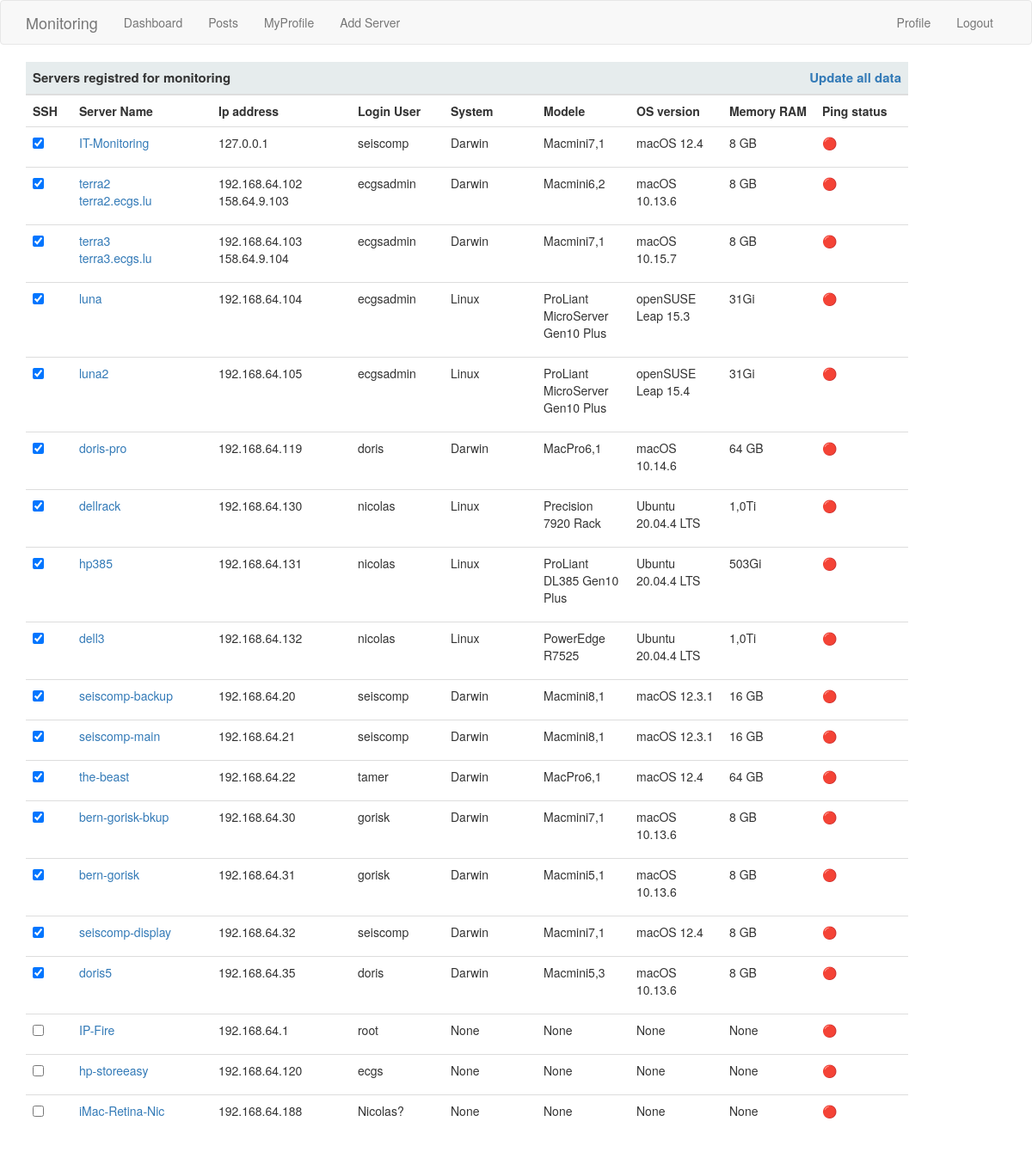
Page /dashboard (signed in) on the earlier database version.
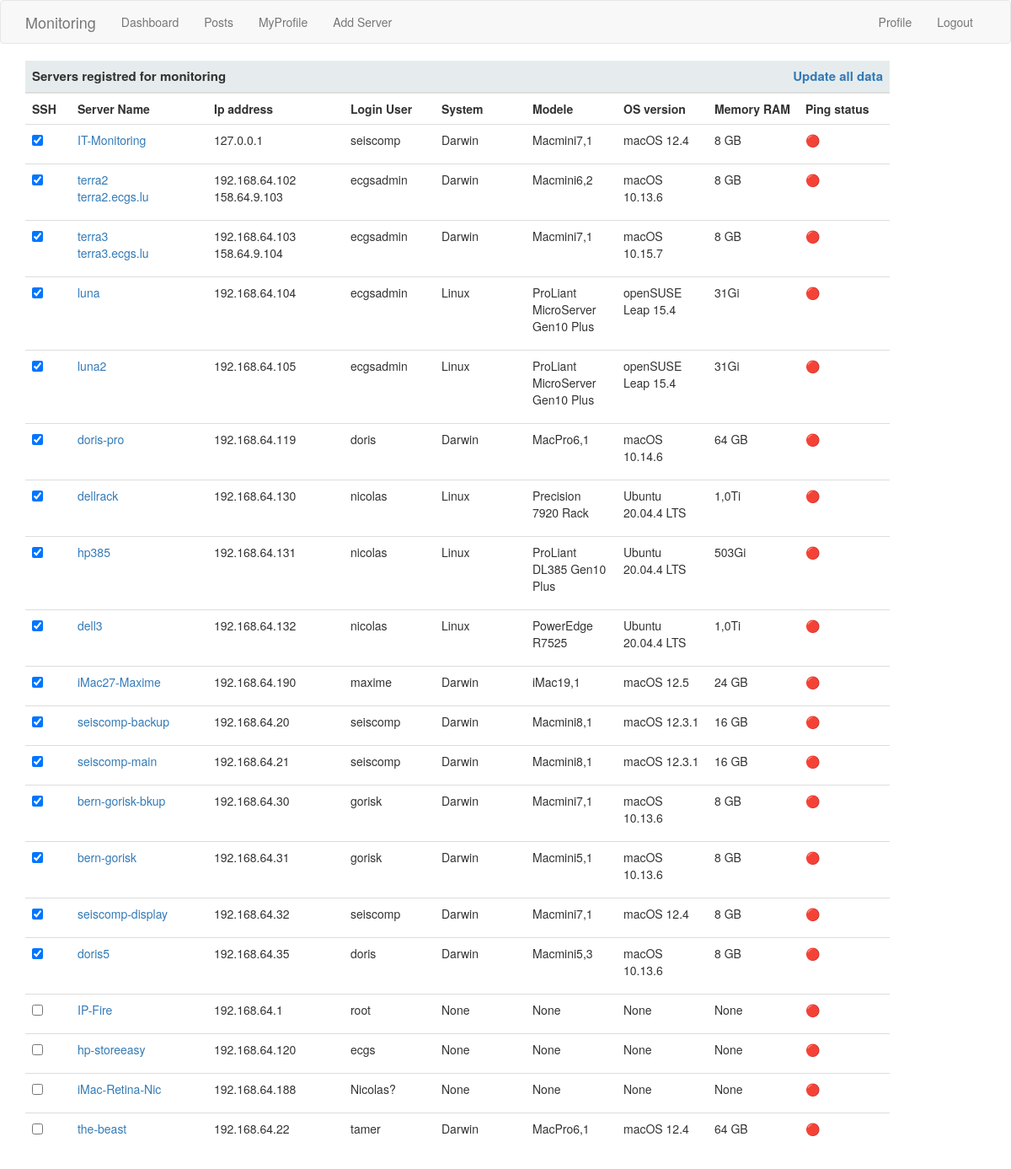
Same page on the later database version.
### webapp/models.py (models this page shows, shortened)
class Server(db.Model):
    id = db.Column(db.Integer, primary_key=True)
    address = db.Column(db.String(15), index=True, unique=True)
    name = db.Column(db.String(30), index=True)
    user = db.Column(db.String(15), index=True)
    about_me = db.Column(db.String(300))
    public_address = db.Column(db.String(15), index=True)
    public_name = db.Column(db.String(30), index=True)
    public_server = db.Column(db.Boolean, default=False, index=True)
    os = db.Column(db.String(30), index=True)
    raminfo = db.Column(db.String(30), index=True)
    modele = db.Column(db.String(30), index=True)
    cpuinfo = db.Column(db.String(30), index=True)
    system_type = db.Column(db.String(30), index=True)
    ssh_connection = db.Column(db.Boolean, default=False, index=True)
    mount_volumes = db.Column(db.Boolean, default=False, index=True)
    mandatory_volumes = db.Column(db.String(300), default='', index=True)
    def deco_test_ssh(function):
        def test_ssh(self):
            if self.ping_ip():
                test = subprocess.Popen(f"ssh -o StrictHostKeyChecking=no -o PasswordAuthentication=No -l {self.user} {self.address} {'exit'}", shell=True, stdout=subprocess.PIPE, stderr=subprocess.PIPE).communicate()
                test = test[0].decode('ascii')
                if re.search('denied', str(test)):
                    return False
                else:
                    return function(self)
            else:
                return False
        return test_ssh
    def deco_unix_like(function):
        def unix_like(self):
            if (re.search('Darwin', self.system_type)) or (re.search('Linux', self.system_type)):
                return function(self)
            else:
                return False
        return unix_like
    def ping_ip(self):
        response = os.system("ping -c 1 -t 2 " + self.address)
        if response == 0:
            return True
        else:
            return False

### webapp/routes.py (the view)
@app.route('/dashboard', methods=['GET', 'POST'])
@login_required
def dashboard():
    servers = Server.query.order_by(Server.ssh_connection.desc(), Server.address).all()
    return render_template('dashboard.html', title='Dashboard', data=servers)

### webapp/models.py (called while the page is built)
@login.user_loader
def load_user(id):
    return User.query.get(int(id))

### webapp/routes.py (called while the page is built)
@app.before_request
def before_request():
    if current_user.is_authenticated:
        current_user.last_seen = datetime.utcnow()
        db.session.commit()

### webapp/templates/dashboard.html
{% extends "base.html" %}
{% block content %}
<div class="container">
        <table style="width:90%" class="table table-hover title">
                <col style="width:5%">
                <col style="width:15%">
                <col style="width:15%">
                <col style="width:10%">
                <col style="width:10%">
                <col style="width:10%">
                <col style="width:10%">
                <col style="width:10%">
                <col style="width:10%">
                <thead>
                        <tr>
                                <th colspan="9">Servers registred for monitoring
                                <a  class="align-right" href="{{ url_for('update_all_server') }}" onclick="return confirm('Do you want to update all servers ? It will take a moment!');">Update all data</a>
                                </th>
                        </tr>
                </thead>
                <tbody>
                        <tr>
                                    <th>SSH</th>
                                    <th>Server Name</th>
                                    <th>Ip address</th>
                                    <th>Login User</th>
                                    <th>System</th>
                                    <th>Modele</th>
                                    <th>OS version</th>
                                    <th>Memory RAM</th>
                                    <th>Ping status</th>
                        </tr>
                        {% for server in data %}
                                {% if server.ssh_connection %}{% set status_ssh = 'checked' %}{% else %}{% set status_ssh = 'unchecked' %}{% endif %}
                                {% set ssh_toggle = False %}
                                <tr>
                                        <td><input type="checkbox" name="ssh" {{ status_ssh }} onclick="window.location.href='{{ url_for('toggle_ssh', server=server.name) }}';">
                                        <td><p><a  href="{{ url_for('server', server=server.name) }}">{{ server.name }} {% if server.public_server %} <br>{{ server.public_name }}   {% endif %}</a></p></td>
                                        <td><p> {{ server.address }} {% if server.public_server %}  <br>{{ server.public_address }} {% endif %}</p></td>
                                        <td><p> {{ server.user }} </p></td>
                                        <td><p> {{ server.system_type }}</p></td>
                                        <td><p> {{ server.modele }}</p></td>
                                        <td><p> {{ server.os }}</p></td>
                                        <td><p> {{ server.raminfo }}</p></td>
                                        {% if server.ping_ip() %}<td> &#x1F7E2 </td>{% else %}<td> &#x1F534 </td>{% endif %}
                                 </tr>
                        {% endfor %}
                </tbody>
        </table>
</div>
{% endblock %}

Differences in the rows shown:
changed Server "luna": os "openSUSE Leap 15.3" → "openSUSE Leap 15.4"
added Server: name "iMac27-Maxime", address "192.168.64.190", user "maxime", system_type "Darwin", modele "iMac19,1", os "macOS 12.5", raminfo "24 GB"
changed Server "the-beast": ssh "☑" → "☐"; moves down the list
